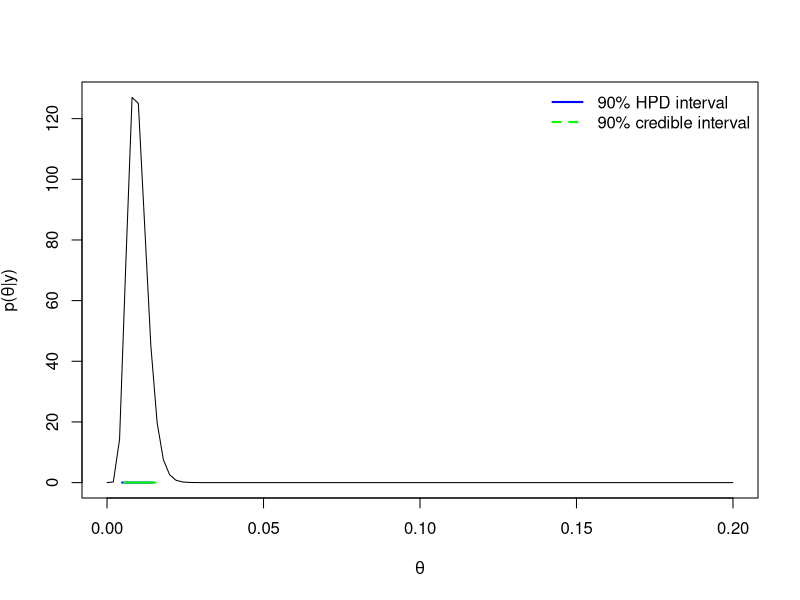

Source code (R):
library(coda)
th = as.mcmc(rgamma(1e6,10,1012))
th.hpd = HPDinterval(th, prob = 0.90)
th.hpd
th.ci = qgamma(c(0.05,0.95),10,1012)

curve(dgamma(x, 10,1012), from=0, to=0.2, xlab=expression(theta),
      ylab=expression(paste("p(",theta,"|y)")))
lines(x=c(th.hpd[1], th.hpd[1], th.hpd[2], th.hpd[2]),
      y = qgamma(c(0, th.hpd[1], th.hpd[2], 0), 10, 1012), col="blue", lwd=2, lty=1)
lines(x=c(th.ci[1], th.ci[1], th.ci[2], th.ci[2]),
      y = qgamma(c(0, th.ci[1], th.ci[2], 0), 10, 1012), col="green", lwd=2, lty=1)
legend("topright", c("90% HPD interval", "90% credible interval"),
       col=c("blue", "green"), lty=c(1,2), lwd=c(2,2), bty="n")

